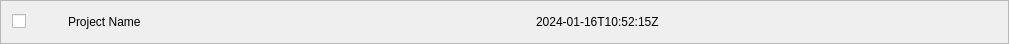
<?xml version="1.0" encoding="UTF-8"?>
<ui version="4.0">
 <class>ProjectItemFrame</class>
 <widget class="QFrame" name="ProjectItemFrame">
  <property name="geometry">
   <rect>
    <x>0</x>
    <y>0</y>
    <width>1009</width>
    <height>44</height>
   </rect>
  </property>
  <property name="windowTitle">
   <string>Frame</string>
  </property>
  <property name="toolTip">
   <string>PASTA project which can be uploaded to dataverse.</string>
  </property>
  <property name="frameShape">
   <enum>QFrame::StyledPanel</enum>
  </property>
  <property name="frameShadow">
   <enum>QFrame::Raised</enum>
  </property>
  <layout class="QHBoxLayout" name="horizontalLayout_2">
   <item>
    <layout class="QHBoxLayout" name="horizontalLayout">
     <item>
      <widget class="QCheckBox" name="projectCheckBox">
       <property name="minimumSize">
        <size>
         <width>0</width>
         <height>0</height>
        </size>
       </property>
       <property name="maximumSize">
        <size>
         <width>50</width>
         <height>16777215</height>
        </size>
       </property>
       <property name="toolTip">
        <string>Select the project before initiating the upload process.</string>
       </property>
       <property name="layoutDirection">
        <enum>Qt::LeftToRight</enum>
       </property>
       <property name="text">
        <string/>
       </property>
      </widget>
     </item>
     <item>
      <widget class="QLabel" name="projectNameLabel">
       <property name="toolTip">
        <string>Name of the PASTA project to be uploaded.</string>
       </property>
       <property name="text">
        <string>Project Name</string>
       </property>
       <property name="alignment">
        <set>Qt::AlignLeading|Qt::AlignLeft|Qt::AlignVCenter</set>
       </property>
      </widget>
     </item>
     <item>
      <widget class="QLabel" name="modifiedDateTimeLabel">
       <property name="toolTip">
        <string>Last modified time of the PASTA project.</string>
       </property>
       <property name="text">
        <string>2024-01-16T10:52:15Z</string>
       </property>
       <property name="alignment">
        <set>Qt::AlignLeading|Qt::AlignLeft|Qt::AlignVCenter</set>
       </property>
      </widget>
     </item>
    </layout>
   </item>
  </layout>
 </widget>
 <resources/>
 <connections/>
</ui>
